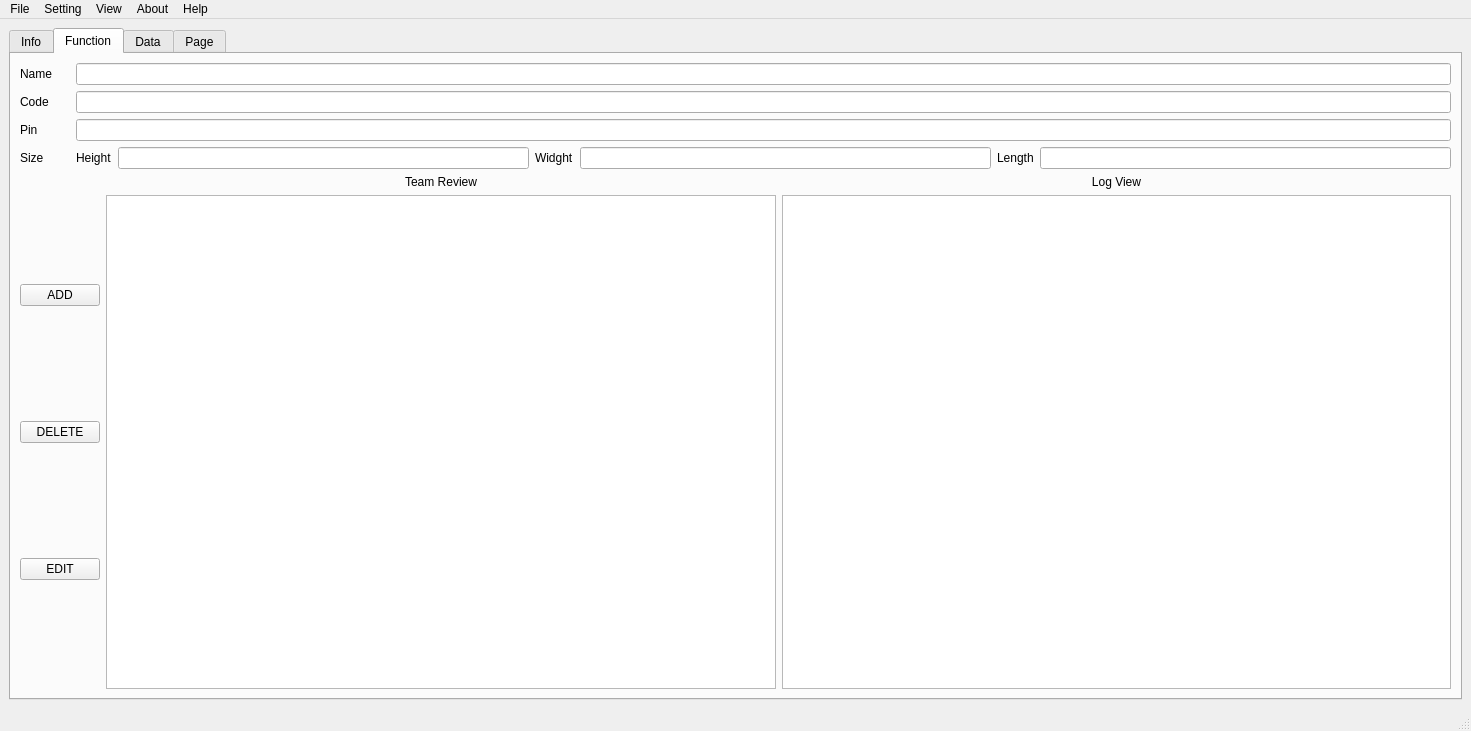
<?xml version="1.0" encoding="UTF-8"?>
<ui version="4.0">
 <class>MainWindow</class>
 <widget class="QMainWindow" name="MainWindow">
  <property name="geometry">
   <rect>
    <x>0</x>
    <y>0</y>
    <width>1471</width>
    <height>731</height>
   </rect>
  </property>
  <property name="windowTitle">
   <string>IAC APPLICATION</string>
  </property>
  <widget class="QWidget" name="centralwidget">
   <layout class="QGridLayout" name="gridLayout">
    <item row="0" column="0">
     <widget class="QTabWidget" name="tabWidget">
      <property name="currentIndex">
       <number>1</number>
      </property>
      <widget class="QWidget" name="info_container">
       <attribute name="title">
        <string>Info</string>
       </attribute>
       <layout class="QGridLayout" name="gridLayout_3">
        <item row="0" column="0">
         <layout class="QVBoxLayout" name="verticalLayout">
          <item>
           <layout class="QHBoxLayout" name="horizontalLayout">
            <item>
             <widget class="QLabel" name="label_3">
              <property name="frameShape">
               <enum>QFrame::WinPanel</enum>
              </property>
              <property name="text">
               <string>Blue Team Image Holder</string>
              </property>
              <property name="alignment">
               <set>Qt::AlignCenter</set>
              </property>
             </widget>
            </item>
            <item>
             <widget class="QLabel" name="label_12">
              <property name="maximumSize">
               <size>
                <width>50</width>
                <height>16777215</height>
               </size>
              </property>
              <property name="font">
               <font>
                <pointsize>11</pointsize>
                <weight>75</weight>
                <bold>true</bold>
               </font>
              </property>
              <property name="text">
               <string>Versus</string>
              </property>
             </widget>
            </item>
            <item>
             <widget class="QLabel" name="label">
              <property name="layoutDirection">
               <enum>Qt::RightToLeft</enum>
              </property>
              <property name="frameShape">
               <enum>QFrame::WinPanel</enum>
              </property>
              <property name="text">
               <string>Red Team Image Holder</string>
              </property>
              <property name="alignment">
               <set>Qt::AlignCenter</set>
              </property>
             </widget>
            </item>
           </layout>
          </item>
          <item>
           <layout class="QHBoxLayout" name="horizontalLayout_2">
            <item>
             <spacer name="horizontalSpacer">
              <property name="orientation">
               <enum>Qt::Horizontal</enum>
              </property>
              <property name="sizeHint" stdset="0">
               <size>
                <width>30</width>
                <height>20</height>
               </size>
              </property>
             </spacer>
            </item>
            <item>
             <layout class="QVBoxLayout" name="verticalLayout_3">
              <item>
               <widget class="QLabel" name="label_5">
                <property name="text">
                 <string>Blue Team Name</string>
                </property>
               </widget>
              </item>
              <item>
               <widget class="QLabel" name="label_6">
                <property name="text">
                 <string>Blue Team Size</string>
                </property>
               </widget>
              </item>
              <item>
               <widget class="QLabel" name="label_4">
                <property name="text">
                 <string>Blue Team Pin</string>
                </property>
               </widget>
              </item>
             </layout>
            </item>
            <item>
             <spacer name="horizontalSpacer_3">
              <property name="orientation">
               <enum>Qt::Horizontal</enum>
              </property>
              <property name="sizeHint" stdset="0">
               <size>
                <width>40</width>
                <height>20</height>
               </size>
              </property>
             </spacer>
            </item>
            <item>
             <layout class="QVBoxLayout" name="verticalLayout_2">
              <item>
               <widget class="QLabel" name="label_7">
                <property name="layoutDirection">
                 <enum>Qt::RightToLeft</enum>
                </property>
                <property name="text">
                 <string>Red Team Name</string>
                </property>
               </widget>
              </item>
              <item>
               <widget class="QLabel" name="label_8">
                <property name="layoutDirection">
                 <enum>Qt::RightToLeft</enum>
                </property>
                <property name="text">
                 <string>Red Team Size</string>
                </property>
               </widget>
              </item>
              <item>
               <widget class="QLabel" name="label_2">
                <property name="layoutDirection">
                 <enum>Qt::RightToLeft</enum>
                </property>
                <property name="text">
                 <string>Red Team Pin</string>
                </property>
               </widget>
              </item>
             </layout>
            </item>
            <item>
             <spacer name="horizontalSpacer_2">
              <property name="orientation">
               <enum>Qt::Horizontal</enum>
              </property>
              <property name="sizeHint" stdset="0">
               <size>
                <width>30</width>
                <height>20</height>
               </size>
              </property>
             </spacer>
            </item>
           </layout>
          </item>
         </layout>
        </item>
       </layout>
      </widget>
      <widget class="QWidget" name="show_container">
       <attribute name="title">
        <string>Function</string>
       </attribute>
       <layout class="QGridLayout" name="gridLayout_4">
        <item row="0" column="0">
         <layout class="QGridLayout" name="gridLayout_2">
          <item row="0" column="0">
           <layout class="QVBoxLayout" name="info_field">
            <item>
             <layout class="QVBoxLayout" name="verticalLayout_9">
              <item>
               <layout class="QHBoxLayout" name="horizontalLayout_5">
                <item>
                 <widget class="QLabel" name="lbl_name">
                  <property name="minimumSize">
                   <size>
                    <width>50</width>
                    <height>0</height>
                   </size>
                  </property>
                  <property name="text">
                   <string>Name</string>
                  </property>
                 </widget>
                </item>
                <item>
                 <widget class="QLineEdit" name="txt_name">
                  <property name="minimumSize">
                   <size>
                    <width>300</width>
                    <height>20</height>
                   </size>
                  </property>
                  <property name="layoutDirection">
                   <enum>Qt::RightToLeft</enum>
                  </property>
                  <property name="alignment">
                   <set>Qt::AlignCenter</set>
                  </property>
                 </widget>
                </item>
               </layout>
              </item>
              <item>
               <layout class="QHBoxLayout" name="horizontalLayout_6">
                <item>
                 <widget class="QLabel" name="lbl_code">
                  <property name="minimumSize">
                   <size>
                    <width>50</width>
                    <height>0</height>
                   </size>
                  </property>
                  <property name="text">
                   <string>Code</string>
                  </property>
                 </widget>
                </item>
                <item>
                 <widget class="QLineEdit" name="txt_code">
                  <property name="minimumSize">
                   <size>
                    <width>300</width>
                    <height>20</height>
                   </size>
                  </property>
                  <property name="layoutDirection">
                   <enum>Qt::RightToLeft</enum>
                  </property>
                  <property name="alignment">
                   <set>Qt::AlignCenter</set>
                  </property>
                 </widget>
                </item>
               </layout>
              </item>
              <item>
               <layout class="QHBoxLayout" name="horizontalLayout_4">
                <item>
                 <widget class="QLabel" name="lbl_pin">
                  <property name="minimumSize">
                   <size>
                    <width>50</width>
                    <height>0</height>
                   </size>
                  </property>
                  <property name="text">
                   <string>Pin</string>
                  </property>
                 </widget>
                </item>
                <item>
                 <widget class="QLineEdit" name="txt_pin">
                  <property name="minimumSize">
                   <size>
                    <width>300</width>
                    <height>20</height>
                   </size>
                  </property>
                  <property name="layoutDirection">
                   <enum>Qt::RightToLeft</enum>
                  </property>
                  <property name="alignment">
                   <set>Qt::AlignCenter</set>
                  </property>
                 </widget>
                </item>
               </layout>
              </item>
              <item>
               <layout class="QHBoxLayout" name="horizontalLayout_7">
                <item>
                 <widget class="QLabel" name="lbl_size">
                  <property name="minimumSize">
                   <size>
                    <width>50</width>
                    <height>0</height>
                   </size>
                  </property>
                  <property name="text">
                   <string>Size</string>
                  </property>
                 </widget>
                </item>
                <item>
                 <widget class="QLabel" name="label_9">
                  <property name="text">
                   <string>Height</string>
                  </property>
                 </widget>
                </item>
                <item>
                 <widget class="QLineEdit" name="lineEdit_2"/>
                </item>
                <item>
                 <widget class="QLabel" name="label_11">
                  <property name="text">
                   <string>Widght</string>
                  </property>
                 </widget>
                </item>
                <item>
                 <widget class="QLineEdit" name="lineEdit_3"/>
                </item>
                <item>
                 <widget class="QLabel" name="label_10">
                  <property name="text">
                   <string>Length</string>
                  </property>
                 </widget>
                </item>
                <item>
                 <widget class="QLineEdit" name="lineEdit"/>
                </item>
               </layout>
              </item>
             </layout>
            </item>
            <item>
             <layout class="QHBoxLayout" name="horizontalLayout_3">
              <item>
               <layout class="QVBoxLayout" name="verticalLayout_5">
                <item>
                 <widget class="QPushButton" name="add_button">
                  <property name="text">
                   <string>ADD</string>
                  </property>
                 </widget>
                </item>
                <item>
                 <widget class="QPushButton" name="delete_button">
                  <property name="text">
                   <string>DELETE</string>
                  </property>
                 </widget>
                </item>
                <item>
                 <widget class="QPushButton" name="edit_button">
                  <property name="text">
                   <string>EDIT</string>
                  </property>
                 </widget>
                </item>
               </layout>
              </item>
              <item>
               <layout class="QVBoxLayout" name="verticalLayout_7">
                <item>
                 <widget class="QLabel" name="lbl_review">
                  <property name="text">
                   <string>Team Review</string>
                  </property>
                  <property name="alignment">
                   <set>Qt::AlignCenter</set>
                  </property>
                 </widget>
                </item>
                <item>
                 <widget class="QListWidget" name="review_container"/>
                </item>
               </layout>
              </item>
              <item>
               <layout class="QVBoxLayout" name="verticalLayout_6">
                <item>
                 <widget class="QLabel" name="lbl_log">
                  <property name="text">
                   <string>Log View</string>
                  </property>
                  <property name="alignment">
                   <set>Qt::AlignCenter</set>
                  </property>
                 </widget>
                </item>
                <item>
                 <widget class="QListWidget" name="log_container"/>
                </item>
               </layout>
              </item>
             </layout>
            </item>
           </layout>
          </item>
         </layout>
        </item>
       </layout>
      </widget>
      <widget class="QWidget" name="tree_container">
       <attribute name="title">
        <string>Data</string>
       </attribute>
       <layout class="QVBoxLayout" name="verticalLayout_8">
        <item>
         <widget class="QTableWidget" name="team_container"/>
        </item>
       </layout>
      </widget>
      <widget class="QWidget" name="tab">
       <attribute name="title">
        <string>Page</string>
       </attribute>
      </widget>
     </widget>
    </item>
   </layout>
  </widget>
  <widget class="QMenuBar" name="menubar">
   <property name="geometry">
    <rect>
     <x>0</x>
     <y>0</y>
     <width>1471</width>
     <height>22</height>
    </rect>
   </property>
   <widget class="QMenu" name="menuFile">
    <property name="title">
     <string>File</string>
    </property>
    <addaction name="actionOpen"/>
    <addaction name="separator"/>
    <addaction name="actionSave"/>
    <addaction name="separator"/>
    <addaction name="actionImport"/>
    <addaction name="separator"/>
    <addaction name="actionExport_3"/>
   </widget>
   <widget class="QMenu" name="menuSetting">
    <property name="title">
     <string>Setting</string>
    </property>
    <addaction name="actionBrokerInfo"/>
    <addaction name="actionNetwork"/>
    <addaction name="actionSerial_2"/>
   </widget>
   <widget class="QMenu" name="menuView">
    <property name="title">
     <string>View</string>
    </property>
    <addaction name="actionDark_Mode"/>
    <addaction name="actionLight_Mode_default"/>
    <addaction name="actionZoom_Out"/>
    <addaction name="actionZoom_In"/>
   </widget>
   <widget class="QMenu" name="menuAbout">
    <property name="title">
     <string>About</string>
    </property>
    <addaction name="actionAuthor"/>
    <addaction name="actionAbout_IAC"/>
   </widget>
   <widget class="QMenu" name="menuHelp">
    <property name="title">
     <string>Help</string>
    </property>
    <addaction name="actionQuick_Guide"/>
    <addaction name="actionFanpage"/>
   </widget>
   <addaction name="menuFile"/>
   <addaction name="menuSetting"/>
   <addaction name="menuView"/>
   <addaction name="menuAbout"/>
   <addaction name="menuHelp"/>
  </widget>
  <widget class="QStatusBar" name="statusbar"/>
  <action name="actionOpen">
   <property name="text">
    <string>Open</string>
   </property>
  </action>
  <action name="actionSave">
   <property name="text">
    <string>Save</string>
   </property>
  </action>
  <action name="actionImport">
   <property name="text">
    <string>Import</string>
   </property>
  </action>
  <action name="actionExport">
   <property name="text">
    <string>Export</string>
   </property>
  </action>
  <action name="actionExport_2">
   <property name="text">
    <string>Export</string>
   </property>
  </action>
  <action name="actionExport_3">
   <property name="text">
    <string>Export</string>
   </property>
  </action>
  <action name="actionBrokerInfo">
   <property name="text">
    <string>Mqtt</string>
   </property>
  </action>
  <action name="actionZoom_Out">
   <property name="text">
    <string>Zoom Out</string>
   </property>
  </action>
  <action name="actionIncrease">
   <property name="text">
    <string>Increase </string>
   </property>
  </action>
  <action name="actionDecrease">
   <property name="text">
    <string>Decrease</string>
   </property>
  </action>
  <action name="actionDark_Mode">
   <property name="text">
    <string>Dark Mode</string>
   </property>
  </action>
  <action name="actionLight_Mode_default">
   <property name="text">
    <string>Light Mode (default)</string>
   </property>
  </action>
  <action name="actionAuthor">
   <property name="text">
    <string>Author</string>
   </property>
  </action>
  <action name="actionAbout_IAC">
   <property name="text">
    <string>IAC</string>
   </property>
  </action>
  <action name="actionNetwork">
   <property name="text">
    <string>Network</string>
   </property>
  </action>
  <action name="actionZoomIn">
   <property name="text">
    <string>Zoom In</string>
   </property>
  </action>
  <action name="actionZoomOut">
   <property name="text">
    <string>Zoom Out</string>
   </property>
  </action>
  <action name="actionZoom_In">
   <property name="text">
    <string>Zoom In</string>
   </property>
  </action>
  <action name="actionQuick_Guide">
   <property name="text">
    <string>Quick Guide</string>
   </property>
  </action>
  <action name="actionFanpage">
   <property name="text">
    <string>Fanpage</string>
   </property>
  </action>
  <action name="actionScan_Port">
   <property name="text">
    <string>Scan port</string>
   </property>
  </action>
  <action name="actionConnect_Port">
   <property name="text">
    <string>Connect Port</string>
   </property>
  </action>
  <action name="actionRead_Port">
   <property name="text">
    <string>Log</string>
   </property>
  </action>
  <action name="actionWrite_Port">
   <property name="text">
    <string>Write Port</string>
   </property>
  </action>
  <action name="actionSerial_2">
   <property name="text">
    <string>Serial</string>
   </property>
  </action>
 </widget>
 <resources/>
 <connections/>
</ui>
